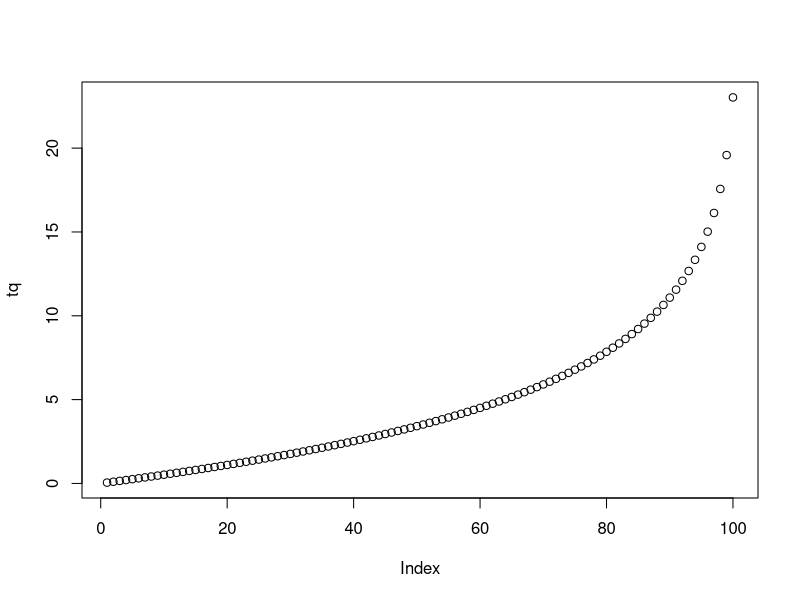
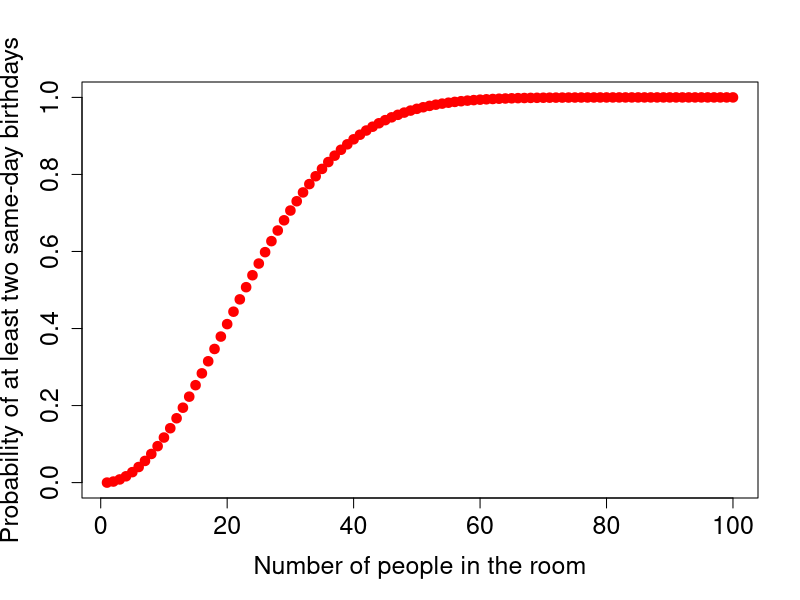
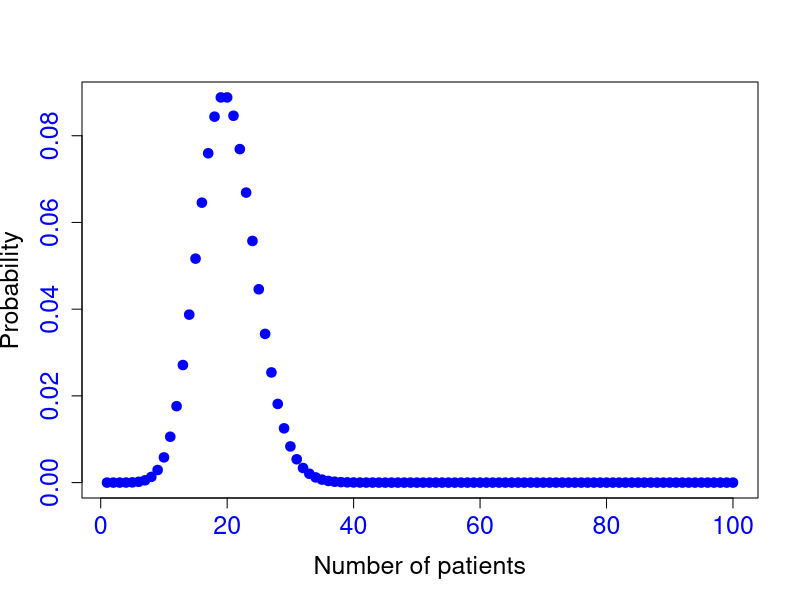
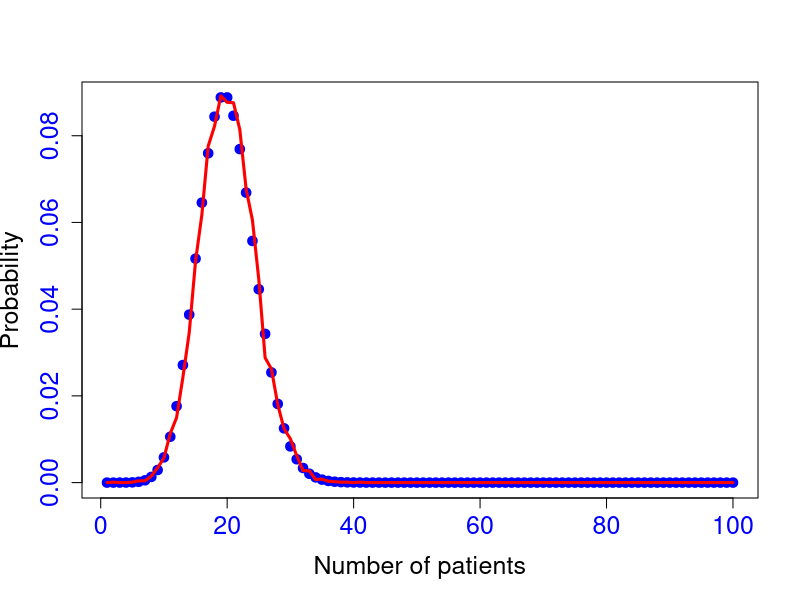

These figures' R source, in order:
## ---- chunk 1
knitr::opts_chunk$set(echo = TRUE)
## ---- chunk 2
tq<-qexp(seq(0.01,0.99,length=100), 1/5)
plot(tq)
## ---- chunk 3
n=1:364
pn=n
for (i in 1:364) {
  pn[i]<- 1-prod(365:(365-i+1))/365^i
  }

pn[23]  # 50%

pn[57]  # 99%
## ---- chunk 4
plot(
  n[1:100],
  pn[1:100],
  type = "p",
  pch = 19, 
  col = "red",
  lwd = 3,
  xlab = "Number of people in the room",
  ylab = "Probability of at least two same-day birthdays",
  cex.lab = 1.5, cex.axis = 1.5, col.axis = "black"
)


## ---- chunk 5

# help on sample
?sample
# a random permutation
x <- sample (1:6)  #  the default for size == the first argument, so that sample(x) generates a random permutation of the elements of x (or 1:x).

# sampling with replacement
x <- sample ( 1:6, 10, replace=T )  # size = 10

# how many are equal to 3?
sum ( x == 3 )

# nonparametric bootstrap
x <- sample ( 1:10, 10, replace=T )

# 100 Bernoulli trials
sample(c(0,1), 100, replace = TRUE)

## ---- chunk 6
?rbinom
# Let X be the result of a single coin flip where X = 0 represents tails and X = 1 represents heads

# for x = 1, 1个硬币(size), 抛20次(n)，每次概率0.5 (p)
rbinom(20,1,0.5)

rbinom(20, 1, 0.3)

rbinom(20,1,seq(0,1,length=20))
seq(0,1,length=20)

## ---- chunk 7
x <- 1:100
lambda = 20
plot(x, dpois(x, lambda),type="p",pch=19,
col="blue",lwd=3, xlab="Number of patients",
ylab="Probability",cex.lab=1.5,cex.axis=1.5,
col.axis="blue")


?dpois

# sampling the Poisson distribution 
# A sample of 15 independent days with average number of patients = 20
rpois(15, lambda=20)

# Reconstructing PMF from samples
y <- rpois(10000, lambda=20)
py=rep(0,100)
for (i in 1:100) {
  py[i] <- sum(y==i)/10000 
}

# Add lines to the PMF plot of the Poisson distribution
plot(x, dpois(x, lambda),type="p",pch=19,
col="blue",lwd=3, xlab="Number of patients",
ylab="Probability",cex.lab=1.5,cex.axis=1.5,
col.axis="blue") + 
lines(1:100,py,col="red",lwd=3)

